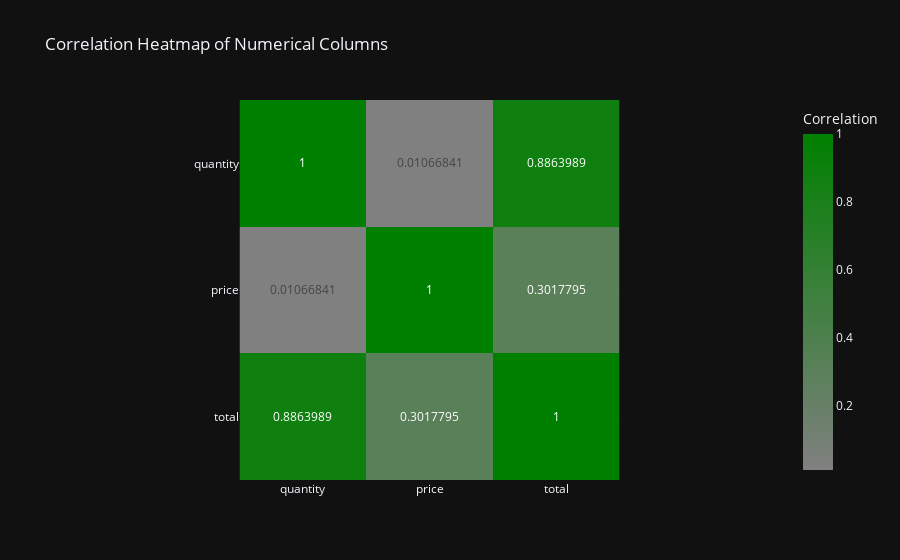

Notebook code cell kept with this figure:
### Markdown cell above
#### Relationship Analysis

### Code cell
# Compute correlation matrix
correlation_matrix = orders[numerical_cols].corr()

# Plot heatmap using Plotly
fig = px.imshow(correlation_matrix,
                text_auto=True,  # Shows correlation values inside heatmap
                labels=dict(color="Correlation"),
                title="Correlation Heatmap of Numerical Columns",
                color_continuous_scale=[(0, "gray"), (1, "green")],
                template="plotly_dark")  # Choose a color scheme

# Show plot
fig.show()

### Figure 1 — Plotly figure (JSON) as saved in the notebook; plotly's stock layout.template omitted (floating-point values rounded to 4 significant figures)
{"data": [{"coloraxis": "coloraxis", "hovertemplate": "x: %{x}<br>y: %{y}<br>Correlation: %{z}<extra></extra>", "name": "0", "texttemplate": "%{z}", "type": "heatmap", "x": ["quantity", "price", "total"], "xaxis": "x", "y": ["quantity", "price", "total"], "yaxis": "y", "z": [[1.0, 0.01067, 0.8864], [0.01067, 1.0, 0.3018], [0.8864, 0.3018, 1.0]]}], "layout": {"coloraxis": {"colorbar": {"title": {"text": "Correlation"}}, "colorscale": [[0, "gray"], [1, "green"]]}, "title": {"text": "Correlation Heatmap of Numerical Columns"}, "xaxis": {"anchor": "y", "constrain": "domain", "domain": [0, 1], "scaleanchor": "y"}, "yaxis": {"anchor": "x", "autorange": "reversed", "constrain": "domain", "domain": [0, 1]}}}
